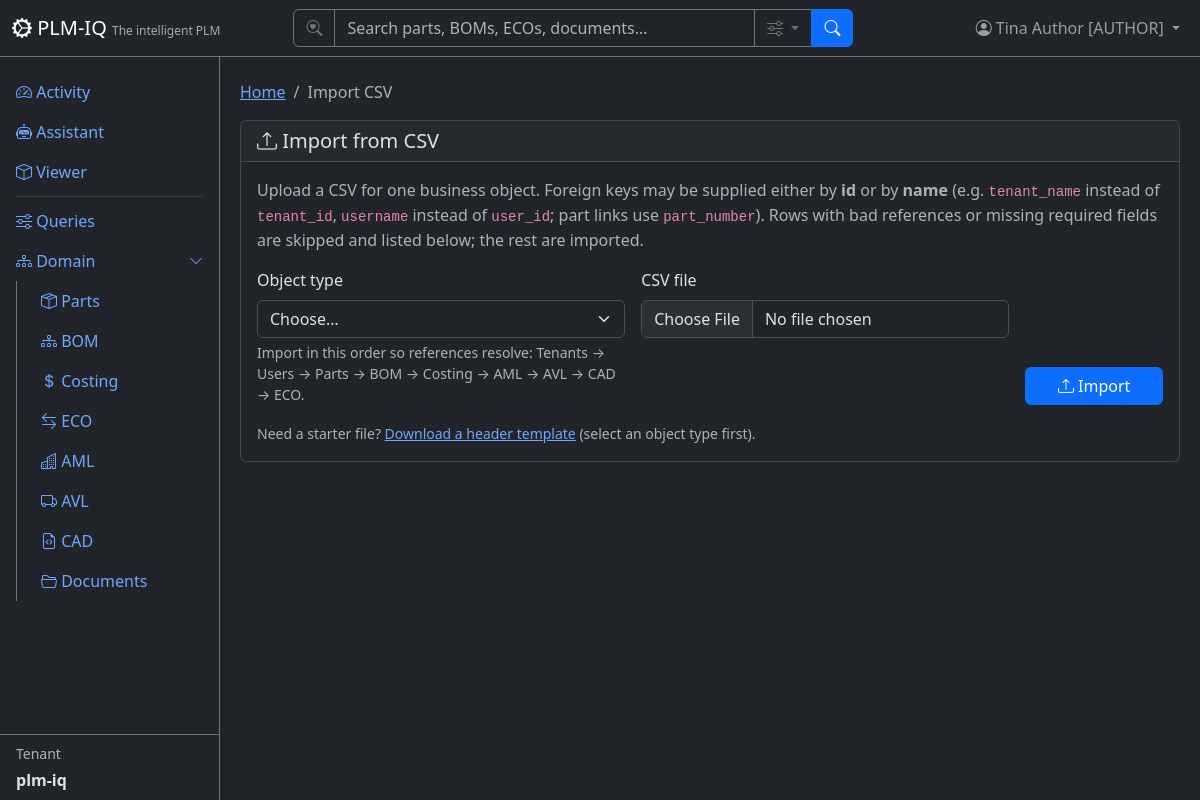
Screenshot of /import (signed in) with the database file from the repository.
### app/models/tenant_user.py (models this page shows)
class User(Base):
    __tablename__ = "users"
    user_id = Column("user_id", Integer, primary_key=True, autoincrement=True)
    username = Column("username", String, unique=True, nullable=True)
    full_name = Column("full_name", String, nullable=False)
    email = Column("email", String, unique=True, nullable=False)
    email_verified = Column("email_verified", Boolean, nullable=False, default=False)
    password_hash = Column("password_hash", String, nullable=False, default="")
    tenant_id = Column("tenant_id", Integer, ForeignKey("tenants.tenant_id"), nullable=False, default=1)
    tenant_key = Column("tenant_key", String, nullable=False)
    is_active = Column("is_active", Boolean, default=True)
    created_date = Column("created_date", String)
    role = Column("role", String, nullable=False, default="reader")
    node_id = Column("node_id", Integer, ForeignKey("plmiq_node.node_id"))
    node = relationship("GraphNode", foreign_keys=[node_id])
    tenant = relationship("Tenant", back_populates="users")
    favorites = relationship("Favorite", back_populates="user")

class Tenant(Base):
    __tablename__ = "tenants"
    tenant_id = Column("tenant_id", Integer, primary_key=True, autoincrement=True)
    tenant_name = Column("tenant_name", String, unique=True, nullable=False)
    tenant_key = Column("tenant_key", String, unique=True, nullable=False)
    tenant_secret = Column("tenant_secret", String, nullable=False, default="")
    subdomain = Column("subdomain", String, unique=True, nullable=True)
    description = Column("description", String)
    created_date = Column("created_date", String)
    role = Column("role", String, default="reader")
    is_active = Column("is_active", Boolean, default=True)
    git_username = Column("git_username", String, nullable=True)          # per-tenant Gitea user (owner of its repos)
    git_secret_enc = Column("git_secret_enc", String, nullable=True)      # Fernet-encrypted Gitea password/token
    git_cad_repo = Column("git_cad_repo", String, nullable=True)          # tenant's private CAD repo
    git_docs_repo = Column("git_docs_repo", String, nullable=True)        # tenant's private docs repo
    git_provisioned = Column("git_provisioned", Boolean, default=False)   # idempotent provisioning flag
    node_id = Column("node_id", Integer, ForeignKey("plmiq_node.node_id"))
    node = relationship("GraphNode", foreign_keys=[node_id])
    users = relationship("User", back_populates="tenant")
    parts = relationship("Part", back_populates="tenant")
    favorites = relationship("Favorite", back_populates="tenant")

### app/routers/import_router.py (the view)
@router.get("/import", response_class=HTMLResponse)
def import_page(
    request: Request,
    db: TenantScopedSession = Depends(get_tenant_db),
    _role: User = Depends(require_role(["author"])),
):
    user = require_user(request, db)
    ctx = auth_context(request, db)
    return HTMLResponse(content=render(
        "import/import.html", **ctx,
        entities=_entities(), result=None,
    ))

### app/templates/import/import.html (shortened to what this page needs)
{% extends "base.html" %}
{% block content %}
<nav aria-label="breadcrumb">
    <ol class="breadcrumb">
        <li class="breadcrumb-item"><a href="/">Home</a></li>
        <li class="breadcrumb-item active">Import CSV</li>
    </ol>
</nav>
<div class="card">
    <div class="card-header"><h5 class="mb-0"><i class="bi bi-upload"></i> Import from CSV</h5></div>
    <div class="card-body">
        <p class="text-muted">
            Upload a CSV for one business object. Foreign keys may be supplied either
            by <strong>id</strong> or by <strong>name</strong> (e.g. <code>tenant_name</code>
            instead of <code>tenant_id</code>, <code>username</code> instead of <code>user_id</code>;
            part links use <code>part_number</code>). Rows with bad references or missing
            required fields are skipped and listed below; the rest are imported.
        </p>
        <form method="POST" action="/import" enctype="multipart/form-data" class="row g-3">
            <div class="col-md-5">
                <label class="form-label">Object type</label>
                <select name="entity" class="form-select" required>
                    <option value="" selected disabled>Choose…</option>
                </select>
                <div class="form-text text-muted mt-1">
                    Import in this order so references resolve: Tenants → Users → Parts →
                    BOM → Costing → AML → AVL → CAD → ECO.
                </div>
            </div>
            <div class="col-md-5">
                <label class="form-label">CSV file</label>
                <input type="file" name="file" class="form-control" accept=".csv,text/csv" required>
            </div>
            <div class="col-md-2 d-flex align-items-end">
                <button type="submit" class="btn btn-primary w-100">
                    <i class="bi bi-upload"></i> Import
                </button>
            </div>
            <div class="col-12">
                <span class="text-muted small">
                    Need a starter file?
                    <a href="#" id="tmplLink">Download a header template</a>
                    (select an object type first).
                </span>
            </div>
        </form>
    </div>
</div>
{% endblock %}

### app/templates/base.html (shortened to what this page needs)
<!DOCTYPE html>
<html lang="en" data-bs-theme="dark">
<head>
    <link href="https://cdn.jsdelivr.net/npm/bootstrap@5.3.3/dist/css/bootstrap.min.css" rel="stylesheet">
    <link href="https://cdn.jsdelivr.net/npm/bootstrap-icons@1.11.3/font/bootstrap-icons.css" rel="stylesheet">
</head>
<body>
    <nav class="navbar navbar-expand-md navbar-dark bg-dark fixed-top border-bottom border-secondary">
        <div class="container-fluid">
            <a class="navbar-brand" href="/">
                <i class="bi bi-gear-wide-connected"></i> PLM-IQ
                <small class="d-none d-md-inline">The intelligent PLM</small>
            </a>
            <div class="collapse navbar-collapse" id="navMenu">
                {% if current_user %}
                <form class="d-flex mx-auto my-2 my-md-0" role="search" action="/search" method="get" style="width: 100%; max-width: 560px;">
                    <div class="input-group">
                        <span class="input-group-text bg-dark border-secondary text-secondary"><i class="bi bi-search-heart"></i></span>
                        <input type="search" name="q" class="form-control bg-dark text-light border-secondary" placeholder="Search parts, BOMs, ECOs, documents…" aria-label="Search">
                        <button class="btn btn-outline-secondary dropdown-toggle" type="button" data-bs-toggle="dropdown" data-bs-auto-close="outside" title="Search options">
                            <i class="bi bi-sliders"></i>
                        </button>
                        <button class="btn btn-primary" type="submit"><i class="bi bi-search"></i></button>
                    </div>
                </form>
                {% endif %}
                <ul class="navbar-nav ms-auto align-items-center">
                    {% if current_user %}
                    <li class="nav-item dropdown">
                        <a class="nav-link dropdown-toggle position-relative" href="#" role="button" data-bs-toggle="dropdown" aria-label="Profile Menu" title="Profile Menu">
                            <i class="bi bi-person-circle"></i>
                            <span class="d-none d-md-inline">{{ current_user.full_name }} [{{ current_user.role|upper if current_user.role else 'SUPERUSER' }}]</span>
                        </a>
                    </li>
                    {% else %}
                    <li class="nav-item">
                        <a class="nav-link" href="/login"><i class="bi bi-box-arrow-in-right"></i> Sign In</a>
                    </li>
                    {% endif %}
                </ul>
            </div>
        </div>
    </nav>
    <div class="sidebar bg-dark border-end border-secondary pt-3">
        <ul class="nav nav-pills flex-column flex-grow-1 overflow-auto">
            <li class="nav-item">
                <a class="nav-link" href="/"><i class="bi bi-speedometer2"></i> Activity</a>
            </li>
            <li class="nav-item">
                <a class="nav-link" href="/assistant"><i class="bi bi-robot"></i> Assistant</a>
            </li>
            <li class="nav-item">
                <a class="nav-link" href="/apsviewer"><i class="bi bi-box"></i> Viewer</a>
            </li>
            <li class="nav-item">
                <hr class="nav-divider my-1 mx-3 border-secondary">
            </li>
            <li class="nav-item">
                <a class="nav-link" href="/queries"><i class="bi bi-sliders"></i> Queries</a>
            </li>
            <li class="nav-item">
                <a class="nav-link d-flex justify-content-between align-items-center" data-bs-toggle="collapse" href="#domainSubmenu" role="button" aria-expanded="true">
                    <span><i class="bi bi-diagram-3"></i> Domain</span>
                    <i class="bi bi-chevron-down small"></i>
                </a>
                <div class="collapse show" id="domainSubmenu">
                    <ul class="nav nav-pills flex-column ms-3 border-start border-secondary ps-2">
                        <li class="nav-item">
                            <a class="nav-link" href="/parts"><i class="bi bi-box-seam"></i> Parts</a>
                        </li>
                        <li class="nav-item">
                            <a class="nav-link" href="/bom"><i class="bi bi-diagram-3"></i> BOM</a>
                        </li>
                        <li class="nav-item">
                            <a class="nav-link" href="/costing"><i class="bi bi-currency-dollar"></i> Costing</a>
                        </li>
                        <li class="nav-item">
                            <a class="nav-link" href="/eco"><i class="bi bi-arrow-left-right"></i> ECO</a>
                        </li>
                        <li class="nav-item">
                            <a class="nav-link" href="/aml"><i class="bi bi-buildings"></i> AML</a>
                        </li>
                        <li class="nav-item">
                            <a class="nav-link" href="/avl"><i class="bi bi-truck"></i> AVL</a>
                        </li>
                        <li class="nav-item">
                            <a class="nav-link" href="/cad"><i class="bi bi-file-earmark-code"></i> CAD</a>
                        </li>
                        <li class="nav-item">
                            <a class="nav-link" href="/documents"><i class="bi bi-folder2-open"></i> Documents</a>
                        </li>
                    </ul>
                </div>
            </li>
        </ul>
        {% if current_tenant %}
        <div class="px-3 py-2 border-top border-secondary mt-auto">
            <div class="small text-muted mb-1">Tenant</div>
            <div class="fw-bold">{{ current_tenant.tenant_name }}</div>
        </div>
        {% endif %}
    </div>
    <div class="main-content">
        {% block content %}{% endblock %}
    </div>
</body>
</html>

### app/templates/base.html (style rules this page uses)
body { padding-top: 60px; }
.sidebar { position: fixed; top: 56px; bottom: 0; left: 0; width: 220px; overflow-y: auto; display: flex; flex-direction: column; }
.main-content { margin-left: 220px; padding: 20px; }
.navbar-brand small { font-size: 0.75rem; opacity: 0.6; }

### rows the page displays
User: full_name "Tina Author", role "AUTHOR"
Tenant: tenant_name "plm-iq"
